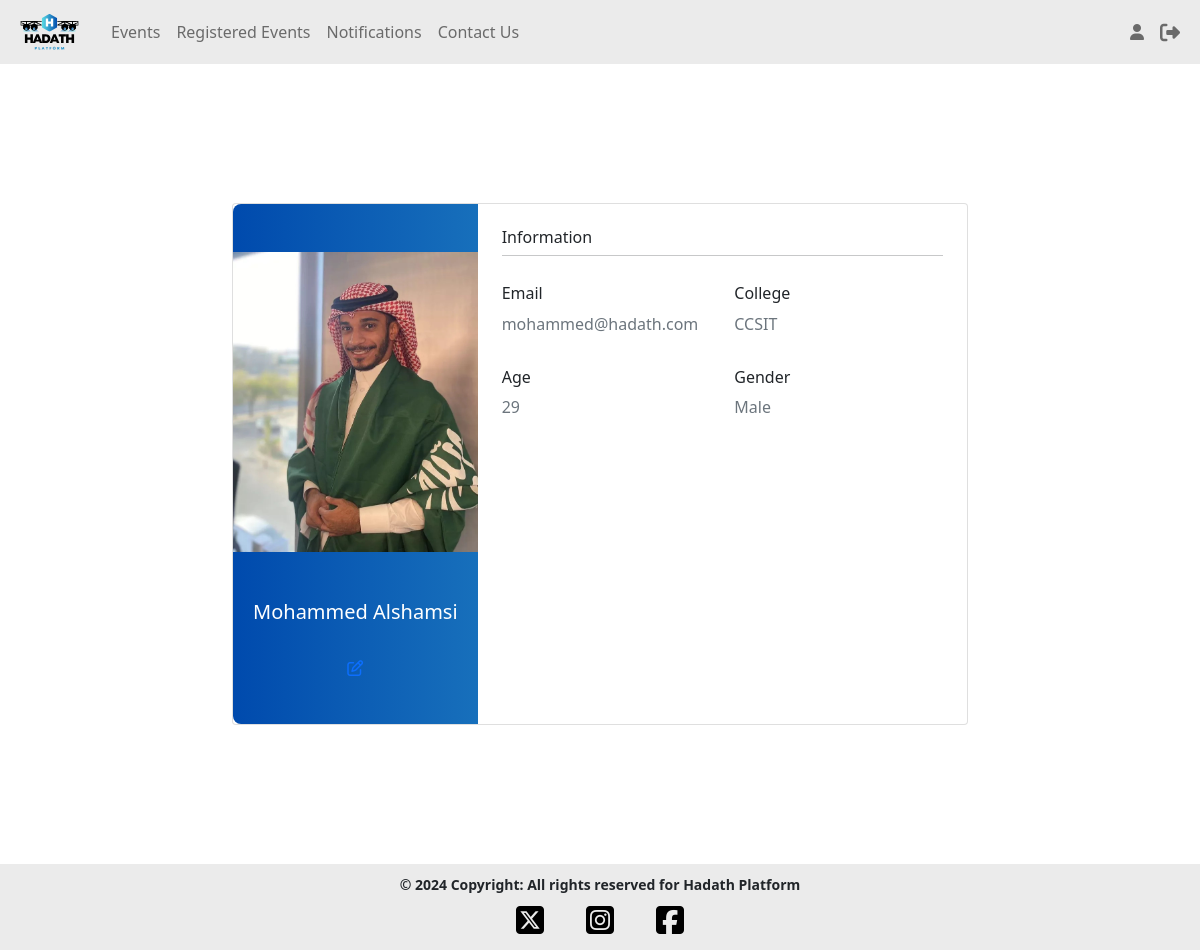
/attendeeOrganizerUpdateProfilePage.php (signed in), run on the app's committed database.
### tables this page shows
CREATE TABLE `attendee` (
  `attendeeID` int(10) NOT NULL,
  `firstName` varchar(255) NOT NULL,
  `lastName` varchar(255) NOT NULL,
  `email` varchar(255) NOT NULL,
  `password` varchar(255) NOT NULL,
  `gender` enum('M','F') NOT NULL,
  `college` enum('CCSIT','CBA','COE','ARCH','MED') NOT NULL,
  `attendeeImage` varchar(255) DEFAULT NULL,
  `birthDate` date NOT NULL
);

### attendeeOrganizerUpdateProfilePage.php (the view, shortened to what this page needs)
<!DOCTYPE html>
<html lang="en">
<head>
    <?php
    include_once 'include/metaData.php';
    $id = null;
    $is_attendee = false;
    $first_name = $last_name = $email = $gender = $college = $image = '';
    $age = '';
    require 'include/connection.php';
    if (empty($_SESSION['organizerID']) && empty($_SESSION['attendeeID'])) {
        require_once 'include/accessDenied.php';
    } else {
        include_once 'include/navigationBar.php';
        if (!empty($_SESSION['attendeeID'])) {
            $id = $_SESSION['attendeeID'][0];
            $is_attendee = true;
            $sql = "SELECT firstName, lastName, email, gender, college, attendeeImage, birthDate FROM attendee WHERE attendeeID = '$id'";
            $result = mysqli_query($conn, $sql);
            if ($result && $result->num_rows > 0) {
                while ($row = $result->fetch_assoc()) {
                    $first_name = $row["firstName"];
                    $last_name = $row["lastName"];
                    $email = $row["email"];
                    $gender = $row["gender"] == 'M' ? 'Male' : 'Female';
                    $college = $row["college"];
                    $image = $row["attendeeImage"];
                    $birthDate = new DateTime($row["birthDate"]);
                    $today = new DateTime('today');
                    $age = $birthDate->diff($today)->y;
                }
            } else {
                echo "<p>No results found for the attendee.</p>";
            }
        }
        $image = substr($image, -47);
    }
    ?>
</head>
<body>
    <section class="vh-100" style="height: 100vh;">
        <div class="container h-100">
            <div class="row d-flex justify-content-center align-items-center h-100">
                <div class="col-lg-8">
                    <div class="card" style="width: 100%;">
                        <div class="row g-0">
                            <div class="col-md-4 gradient-custom">
                                <img src="<?php echo $image; ?>" alt="User Picture" class="img-fluid my-5"
                                    style="width: 300px; height: 300px; object-fit: cover;" />
                                <h5>
                                    <?php
                                    if (!empty($_SESSION['attendeeID'])) {
                                        echo $first_name . " " . $last_name;
                                    }
                                    ?>
                                </h5>
                                <br>
                                <a
                                    href="attendeeOrganizerEditProfilePage.php?id=<?php echo $id; ?>&type=<?php echo $is_attendee ? 'attendee' : 'organizer'; ?>">
                                    <i class="far fa-edit mb-5" style="cursor: pointer;"></i>
                                </a>
                            </div>
                            <div class="col-md-8">
                                <div class="card-body p-4">
                                    <h6>Information</h6>
                                    <hr class="mt-0 mb-4">
                                    <div class="row pt-1">
                                        <div class="col-6 mb-3">
                                            <h6>Email</h6>
                                            <p class="text-muted"><?php echo $email; ?></p>
                                        </div>
                                        <div class="col-6 mb-3">
                                            <h6>College</h6>
                                            <p class="text-muted"><?php echo $college; ?></p>
                                        </div>
                                        <?php if (!empty($_SESSION['attendeeID'])) { ?>
                                            <div class="col-6 mb-3">
                                                <h6>Age</h6>
                                                <p class="text-muted"><?php echo $age; ?></p>
                                            </div>
                                            <div class="col-6 mb-3">
                                                <h6>Gender</h6>
                                                <p class="text-muted"><?php echo $gender; ?></p>
                                            </div>
                                        <?php } ?>
                                    </div>
                                </div>
                            </div>
                        </div>
                    </div>
                </div>
            </div>
        </div>
    </section>
    <?php include_once 'include/footer.php'; ?>
</body>
</html>

### styles.css (style rules this page uses)
* { margin: 0; padding: 0; box-sizing: border-box; }

### attendeeOrganizerUpdateProfilePage.php (style rules this page uses)
.gradient-custom { background: linear-gradient(270deg, #5DE0E6, #004AAD); background-size: 400% 400%; animation: gradient 15s ease infinite; border-top-left-radius: .5rem; border-bottom-left-radius: .5rem; text-align: center; color: white; }

### data on the page
attendee: attendeeImage (picture), firstName "Mohammed", lastName "Alshamsi", email "mohammed@hadath.com", college "CCSIT", birthDate "29", gender "Male"
